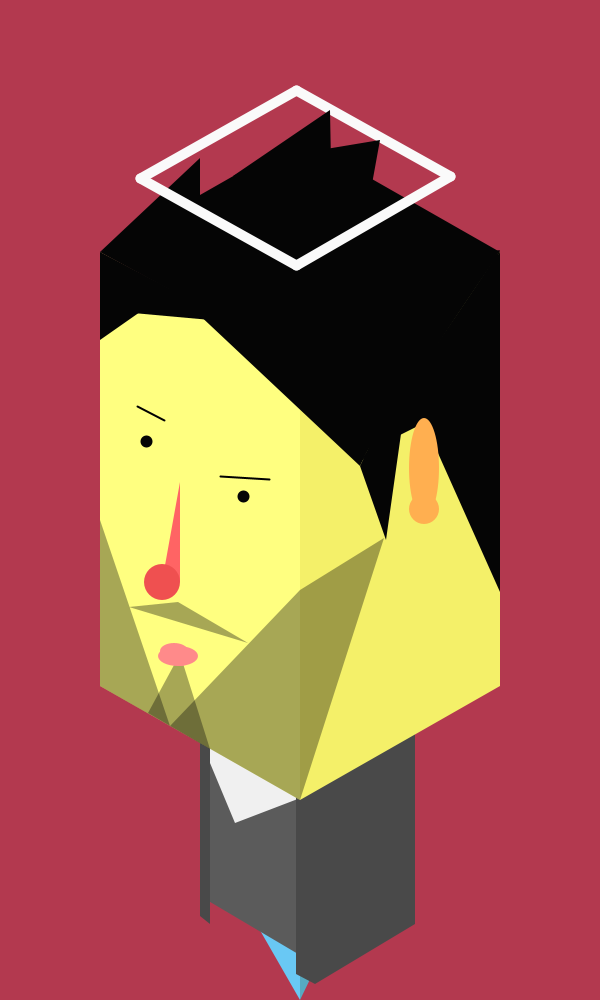
Frame 1 (no input)
Frame 60 (the mouse pressed at the canvas centre just before this capture): identical to frame 1, image omitted
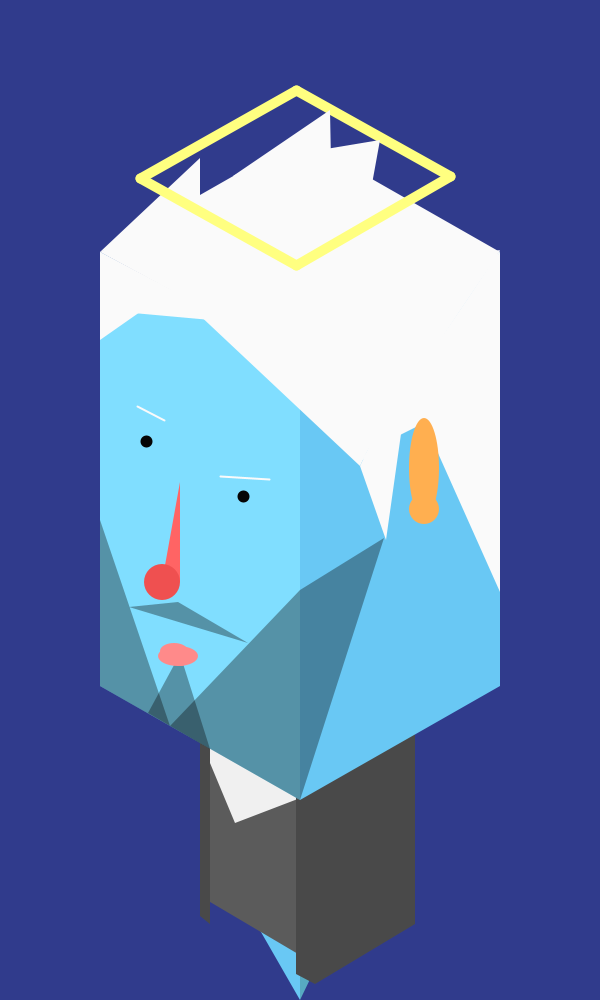
Frame 120 (the mouse held since frame 60 and released just before this capture)

The Processing sketch that drew these frames (run headless with seeded random() and noise(); from frame 60 on, the mouse is pressed at the canvas centre):

// Processing sketch: processing_187455
// ── processing_187455.pde

//selfie 01

void setup(){
  smooth ();
  size(600,1000);
  background(#b3394f);
}

void draw(){
  
  if (mousePressed == true) {
    //bg
    background(#303B8C);
   
    //legs
  fill(#69C8F4);
  noStroke();
  triangle(300,870, 300,1000, 230,878);
  fill(#57AAC1);
  triangle(300,870, 300,1000, 357,882);
  
  //  haloback
  strokeWeight(10);
  stroke(#FFFF80);
  line(296,90, 450,176);
  
  //body
  noStroke();
  fill(#5B5B5B);
  quad(200,740, 200,896, 315,964, 315,760);
  fill(240);
  triangle(235,823, 200,739, 316,792);
  fill(#494949);
  quad(315,984, 315,780, 415,720, 415,924);
  quad(296,720, 296,974, 315,984, 315,740);
  quad(200,720, 200,916, 210,924, 210,720);
  
  //base
  smooth();
  noStroke();
  fill(#80DEFF);
  quad(100,252, 300,360, 300,800, 100,686);
  fill(#69C8F4);
  quad(300,360, 300,800, 500,686, 500,252);
  fill(250);
  quad(100,252, 300,360, 500,252, 300,138);
  
  //face
  stroke(5);
  strokeWeight(12);
  point(243,496);
  point(146,441);
   
  noStroke();
  fill(#ff6464);
  triangle(180,482, 180,582, 162,582);
  fill(#ef5050);
  ellipse(162,582, 36, 36);
  
  
  //beard
  fill(5, 90);
  triangle(180,654, 148,713, 210,749);
  triangle(170,726, 300,590, 300,800);
  triangle(170,726, 100,520, 100,686);
  triangle(248,643, 178,602, 129,607);
  
  //eyebrows
  strokeWeight(2);
  stroke(250);
  line(220,476, 269,479);
  line(164,420, 137,406);
  
 
  
  //bangs
  noStroke();
  fill(250);
  triangle(100,252, 100,310, 233,322);
  triangle(100,252, 100,340, 140,312);
  triangle(194,310, 360,466, 412,356);
  
  
  
  
  //hair
  noStroke();
  fill(250);
  triangle(386,540, 360,466, 412,356);
  triangle(500,592, 500,252, 408,386);
  triangle(500,252, 300,360, 408,386);
  triangle(408,386, 390,440, 430,420);
  triangle(100,252, 200,158, 200,210);
  triangle(320,150, 380,140, 370,195);
  triangle(233,176, 330,110, 332,215);
  triangle(500,250, 463,374, 360,462);
  triangle(500,250, 295,290, 360,462);
  
  //sidebeard
  fill(5, 90);
  triangle(300,590, 300,800, 384,538);
  
  //ear
  fill(#ffaf50);
  ellipse(424,468, 30,100);
  ellipse(424,509, 30,30);
  
  //mouth
  noStroke();
  fill(#FF8A8A);
  ellipse(178,656, 40,20);
  ellipse(174,651, 28,16);
  ellipse(180,658, 20,16);
  
  //halo
  strokeWeight(10);
  stroke(#FFFF80);
  line(296,265, 140,178);
  line(140,178, 296,90);
  
  line(450,176, 296,265);

  }
  
  
  
  
  
  else {
    //bg
    background(#b3394f);
    
    //legs
  fill(#69C8F4);
  noStroke();
  triangle(300,870, 300,1000, 230,878);
  fill(#57AAC1);
  triangle(300,870, 300,1000, 357,882);
  
  //  haloback
  strokeWeight(10);
  stroke(250);
  line(296,90, 450,176);
  
  //body
  noStroke();
  fill(#5B5B5B);
  quad(200,740, 200,896, 315,964, 315,760);
  fill(240);
  triangle(235,823, 200,739, 316,792);
  fill(#494949);
  quad(315,984, 315,780, 415,720, 415,924);
  quad(296,720, 296,974, 315,984, 315,740);
  quad(200,720, 200,916, 210,924, 210,720);
  
  //base
  smooth();
  noStroke();
  fill(#ffff80);
  quad(100,252, 300,360, 300,800, 100,686);
  fill(#f4f069);
  quad(300,360, 300,800, 500,686, 500,252);
  fill(5);
  quad(100,252, 300,360, 500,252, 300,138);
  
  //face
  stroke(5);
  strokeWeight(12);
  point(243,496);
  point(146,441);
   
  noStroke();
  fill(#ff6464);
  triangle(180,482, 180,582, 162,582);
  fill(#ef5050);
  ellipse(162,582, 36, 36);
  
  
  //beard
  fill(5, 90);
  triangle(180,654, 148,713, 210,749);
  triangle(170,726, 300,590, 300,800);
  triangle(170,726, 100,520, 100,686);
  triangle(248,643, 178,602, 129,607);
  
  //eyebrows
  strokeWeight(2);
  stroke(0);
  line(220,476, 269,479);
  line(164,420, 137,406);
  
 
  
  //bangs
  noStroke();
  fill(5);
  triangle(100,252, 100,310, 233,322);
  triangle(100,252, 100,340, 140,312);
  triangle(194,310, 360,466, 412,356);
  
  
  
  
  //hair
  noStroke();
  fill(5);
  triangle(386,540, 360,466, 412,356);
  triangle(500,592, 500,252, 408,386);
  triangle(500,252, 300,360, 408,386);
  triangle(408,386, 390,440, 430,420);
  triangle(100,252, 200,158, 200,210);
  triangle(320,150, 380,140, 370,195);
  triangle(233,176, 330,110, 332,215);
  triangle(500,250, 463,374, 360,462);
  triangle(500,250, 295,290, 360,462);
  
  //sidebeard
  fill(5, 90);
  triangle(300,590, 300,800, 384,538);
  
  //ear
  fill(#ffaf50);
  ellipse(424,468, 30,100);
  ellipse(424,509, 30,30);
  
  //mouth
  noStroke();
  fill(#FF8A8A);
  ellipse(178,656, 40,20);
  ellipse(174,651, 28,16);
  ellipse(180,658, 20,16);
  
  //halo
  strokeWeight(10);
  stroke(250);
  line(296,265, 140,178);
  line(140,178, 296,90);
  
  line(450,176, 296,265);

   
  }
  
 
  
}
